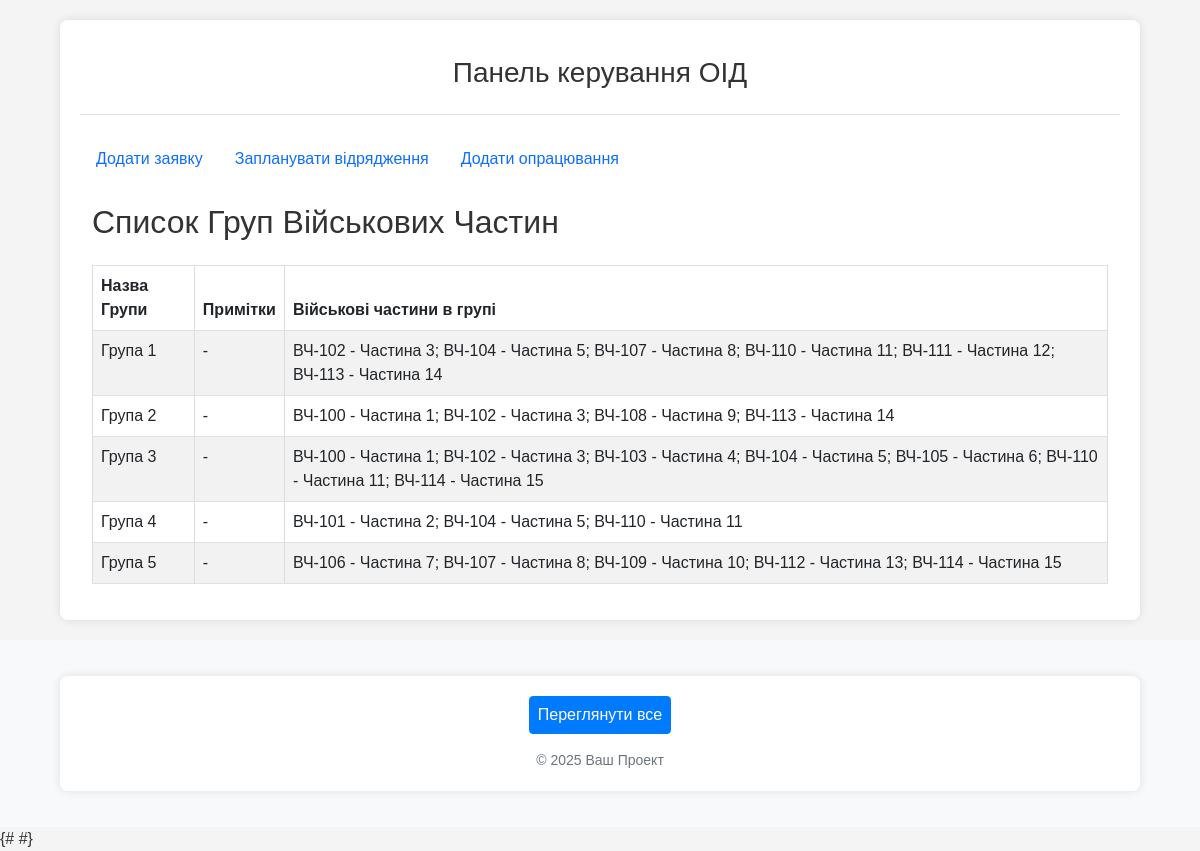
/oids/unit-groups/, run on an earlier commit of the app's database.
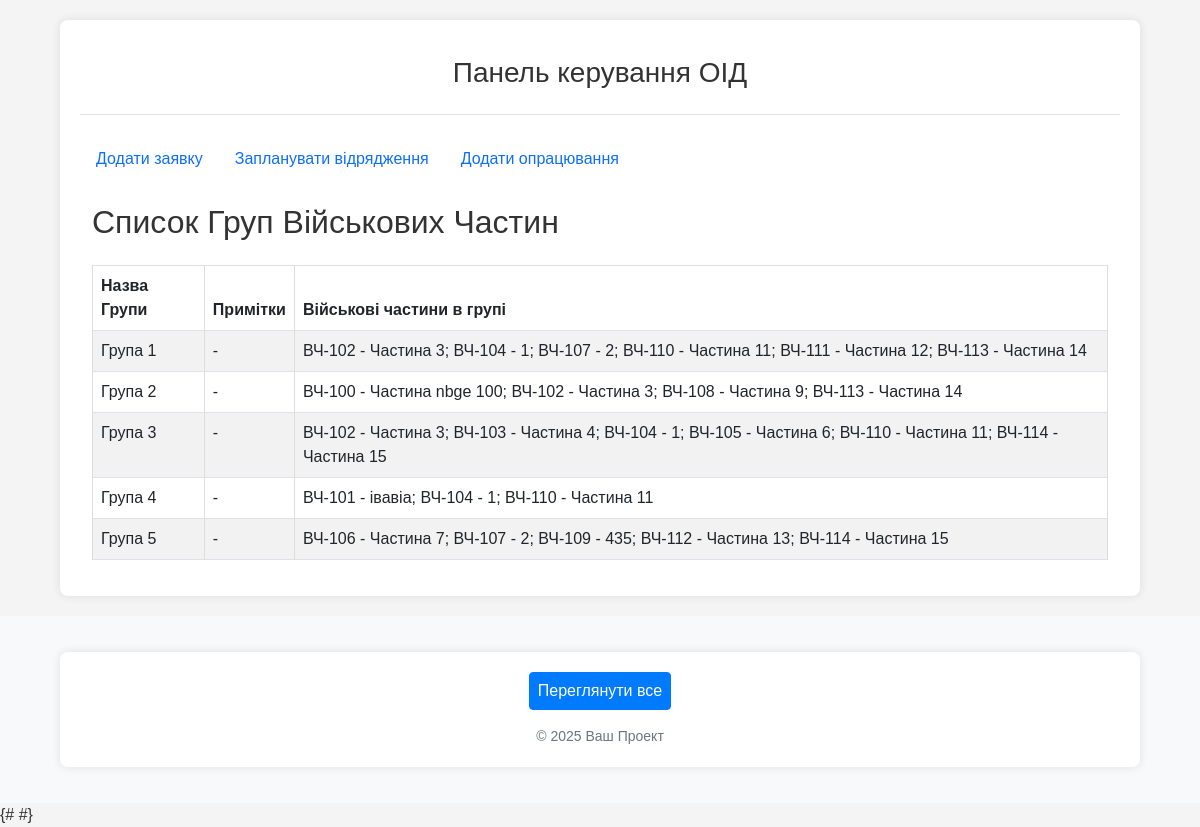
And on a later commit of the database.
### oids/models.py (models this page shows, shortened)
class UnitGroup(models.Model):
    name = models.CharField(max_length=255, unique=True, verbose_name="Назва групи частин")
    note = models.TextField(verbose_name="Примітка", blank=True, null=True)
    class Meta:
        verbose_name = "Група військових частин (для відряджень)"
        verbose_name_plural = "Групи військових частин (для відряджень)"

class Unit(models.Model):
    territorial_management = models.ForeignKey(
        TerritorialManagement,
        on_delete=models.SET_NULL, # Якщо ТУ видаляється, частина може залишитися, але без прив'язки до ТУ.
        null=True,
        blank=True,
        verbose_name="Територіальне управління",
        related_name='units' # Дозволить отримати всі частини для ТУ: `tu_instance.units.all()`
    )
    code = models.CharField(max_length=50, unique=True, verbose_name="Код частини (номер)")
    name = models.CharField(max_length=255, verbose_name="Назва військової частини", blank=True, null=True) # Можливо, назва не завжди потрібна, якщо є код
    city = models.CharField(max_length=100, verbose_name="Місто розташування") # Збільшив max_length для міст
    distance_from_gu = models.PositiveIntegerField(verbose_name="Відстань від ГУ (км)", blank=True, null=True) # Змінив на PositiveIntegerField
    unit_groups = models.ManyToManyField(
        UnitGroup,
        blank=True,
        verbose_name="Групи військових частин",
        related_name='units' # Дозволить отримати всі частини для групи: `group_instance.units.all()`
    )
    note = models.TextField(verbose_name="Примітки", blank=True, null=True)
    class Meta:
        verbose_name = "Військова частина"
        verbose_name_plural = "Військові частини"

### oids/views.py (the view)
# urls.py: path('unit-groups/', views.unit_group_list_view, name='list_unit_groups'),
def unit_group_list_view(request):
    group_list_queryset = UnitGroup.objects.prefetch_related('units').order_by('name') # prefetch_related для units
    paginator = Paginator(group_list_queryset, 25)
    page_number = request.GET.get('page')
    page_obj = paginator.get_page(page_number)
    context = {
        'page_title': 'Список Груп Військових Частин',
        'object_list': page_obj,
        'page_obj': page_obj
    }
    return render(request, 'oids/lists/unit_group_list.html', context)

### oids/templates/oids/lists/unit_group_list.html (shortened to what this page needs)
{% extends "oids/base.html" %}
{% block content %}
<div class="container-fluid">
    <h2 class="mb-4">{{ page_title }}</h2>
    {% if object_list %}
        <table class="table table-striped table-bordered table-hover">
            <thead class="thead-dark">
                <tr>
                    <th>Назва Групи</th>
                    <th>Примітки</th>
                    <th>Військові частини в групі</th>
                </tr>
            </thead>
            <tbody>
                {% for group in object_list %}
                    <tr>
                        <td>{{ group.name }}</td>
                        <td>{{ group.note|default:"-" }}</td>
                        <td>
                            {% for unit in group.units.all %}
                                {{ unit.code }} - {{ unit.name|default:unit.city }}{% if not forloop.last %}; {% endif %}
                            {% empty %}
                                Немає частин
                            {% endfor %}
                        </td>
                    </tr>
                {% endfor %}
            </tbody>
        </table>
    {% else %}
        <p>Групи військових частин не знайдено.</p>
    {% endif %}
</div>
{% endblock %}

What changed in the data, as far as the page shows it:
changed Unit "ВЧ-104": name "Частина 5" → "1"
changed Unit "ВЧ-107": name "Частина 8" → "2"
changed Unit "ВЧ-100": name "Частина 1" → "Частина nbge 100"
changed UnitGroup "Група 3": loses Unit (code "ВЧ-100", name "Частина 1")
changed Unit "ВЧ-101": name "Частина 2" → "івавіа"
changed Unit "ВЧ-109": name "Частина 10" → "435"
